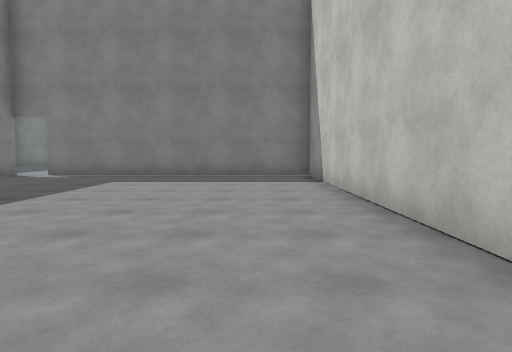
view 1 (above)

24 first-person views from a walk through a Unity game level. The camera is 1.3 m above the floor, tilts 4° down and sees 75° across. The floor is counted in squares, 2 m on a side. Each view is taken from the middle of a square. On the plan, view 1 faces up. The plan holds only what a view shows up to about 10 squares ahead; the rest is blank. The place goes on beyond the plan. The player character is not drawn. Surface patterns are stand-ins for the level's own textures.

view 2
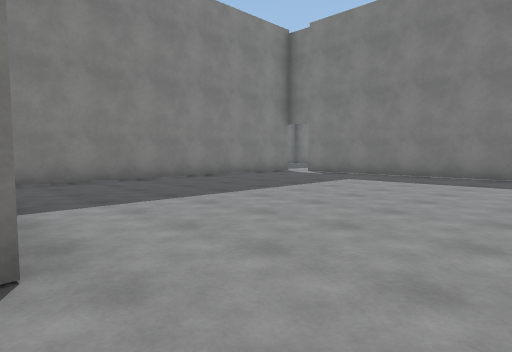

view 3
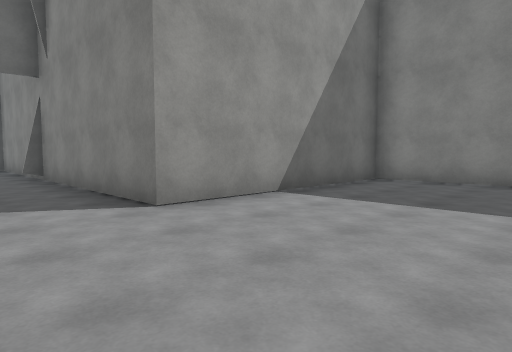

view 4
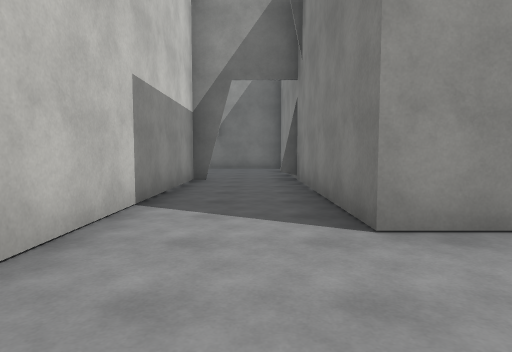

view 5
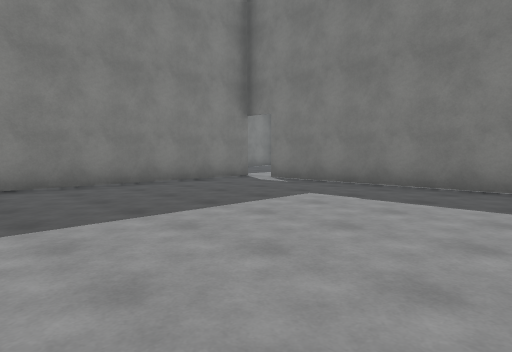

view 6
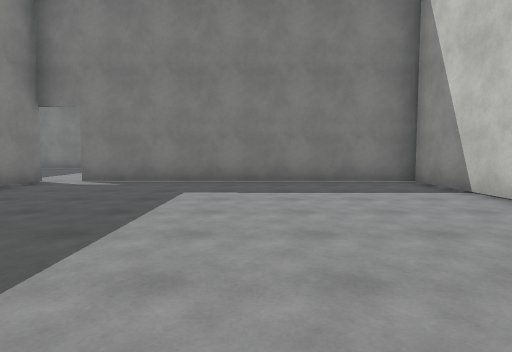

view 7
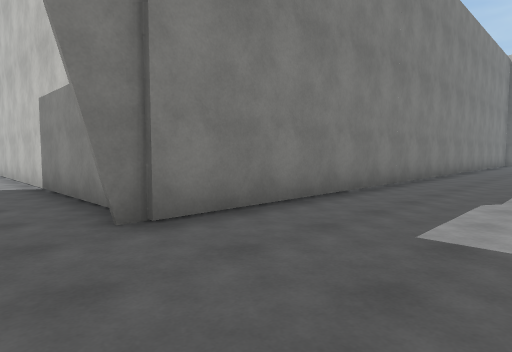

view 8
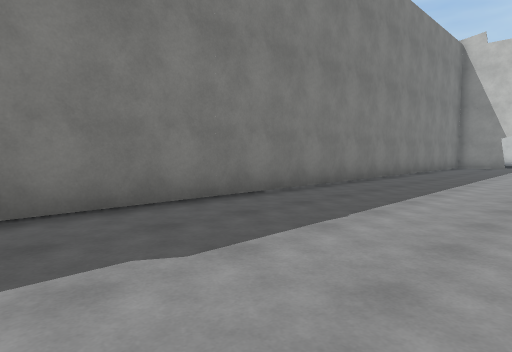

view 9
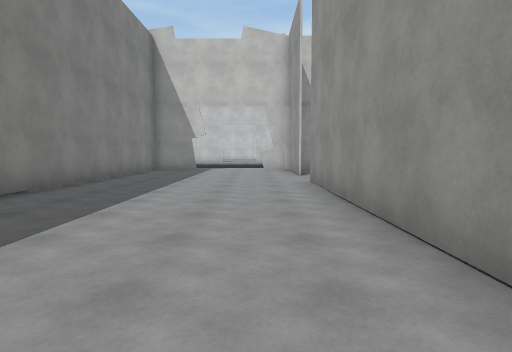

view 10
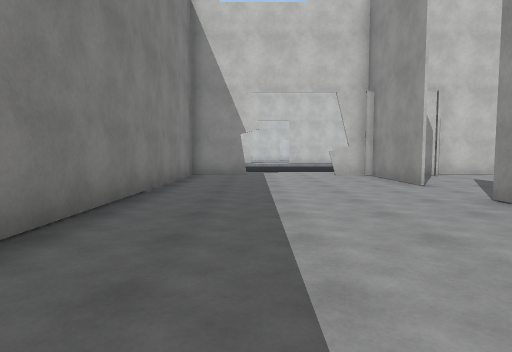

view 11
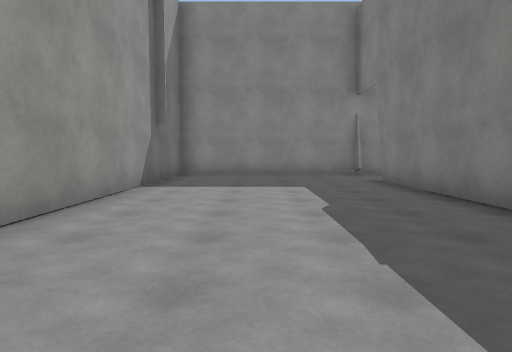

view 12
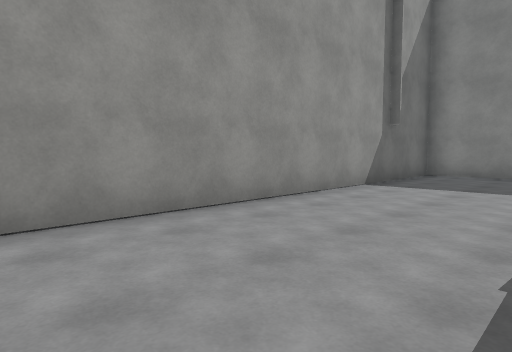

view 13
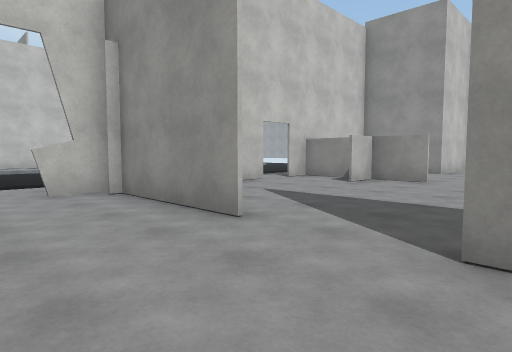

view 14
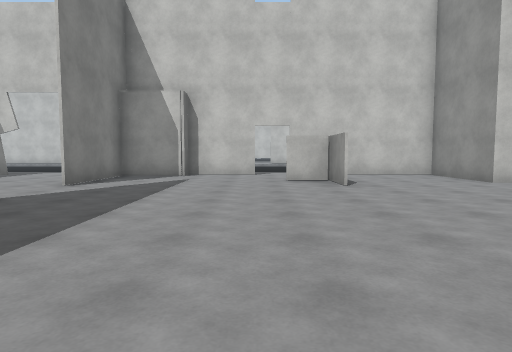

view 15
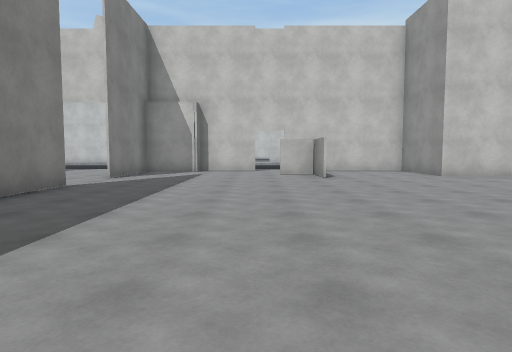

view 16
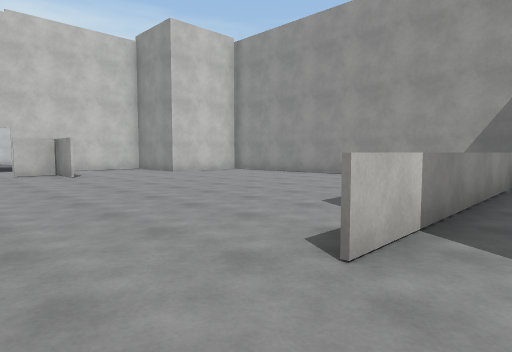

view 17
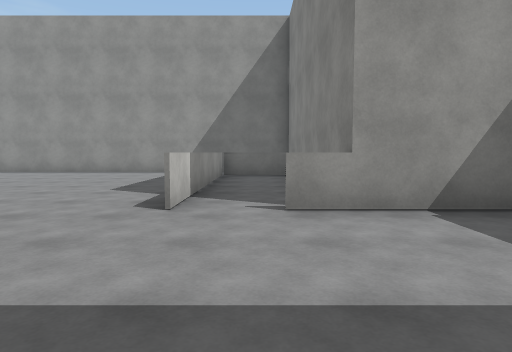

view 18
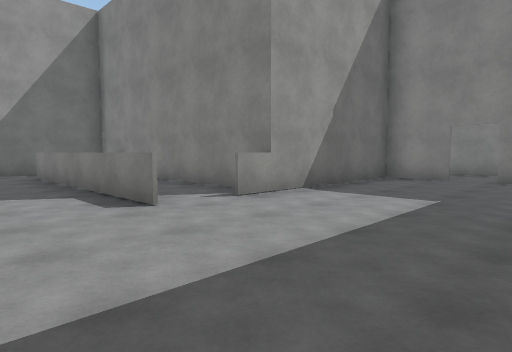

view 19
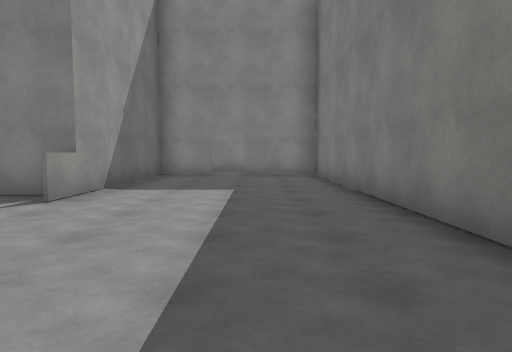

view 20
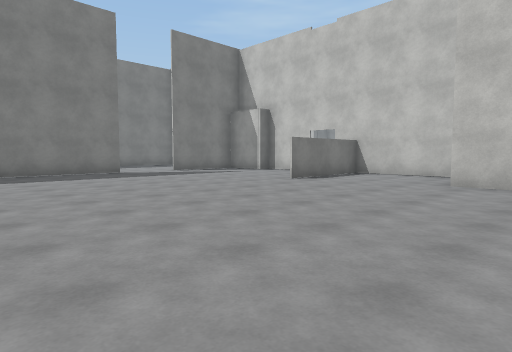

view 21
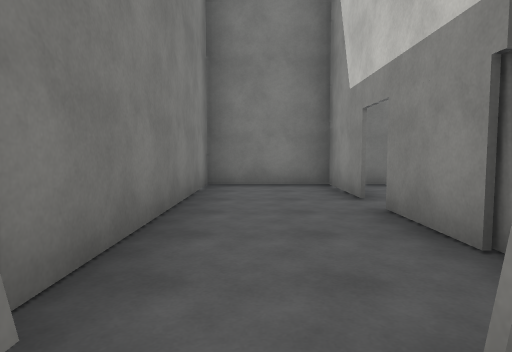

view 22
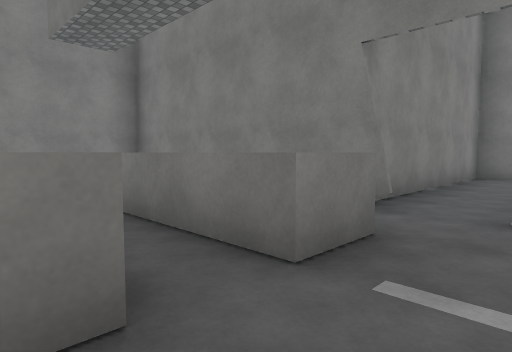

view 23
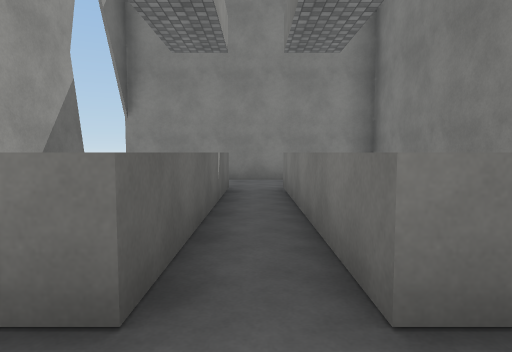

view 24
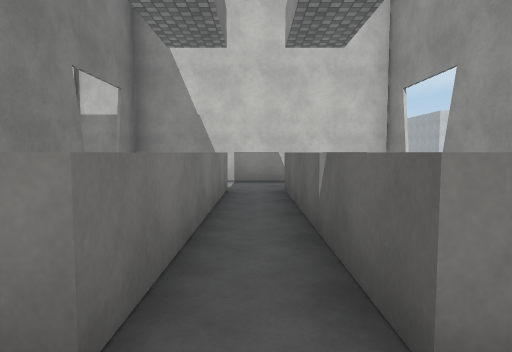

### Floor plan
Key: @ floor where view 1 was taken; # wall or solid block; . floor; ^ raised ledge.
Columns run from 8 left of view 1 to 20 right of it. Each row starts with its distance up from view 1.
 12 ..
 11 ..
 10  ..########
  9  #........#
  8  #........#
  7  #........#
  6  #........#
  5  #........#
  4  #........#
  3  #........#
  2  #........#
  1  #........#
  0  #######@.#
 -1        #..#
 -2        #..#
 -3        #..#
 -4        #..#
 -5        #..###################
 -6        #....................#
 -7        #.....................
 -8        #.....................
 -9        #....................#
-10        ################..####
-11        #..#................##
-12        #..#................##
-13        #....................#
-14        #..#.................#
-15        #..#####.#.........#.#
-16  #######.##   #.#........####
-17  #     ...#   #.#...........#
-18  #.^^^^^^.#   #.#...........#
-19  #........#   #.#.........###
-20  #.^^^^^^.#   ###........##
-21  #        #   #........  #

Where each view was taken, in squares from view 1:
view 1: 0 up, 0 right, facing up
view 2: 0 up, 1 right, facing up-left
view 3: 4 up, 1 right, facing down-left
view 4: 3 up, 0 right, facing down
view 5: 3 up, 0 right, facing up-left
view 6: 2 up, 2 left, facing up
view 7: 8 down, 0 right, facing up-right
view 8: 9 down, 4 right, facing up-right
view 9: 9 down, 7 right, facing right
view 10: 7 down, 10 right, facing right
view 11: 8 down, 9 right, facing left
view 12: 7 down, 9 right, facing down-left
view 13: 8 down, 14 right, facing down-right
view 14: 14 down, 10 right, facing right
view 15: 14 down, 8 right, facing right
view 16: 13 down, 7 right, facing down-right
view 17: 11 down, 7 right, facing down
view 18: 11 down, 10 right, facing down-left
view 19: 12 down, 11 right, facing left
view 20: 21 down, 10 right, facing up-right
view 21: 17 down, 0 right, facing up
view 22: 20 down, 1 right, facing up-left
view 23: 19 down, 1 right, facing left
view 24: 19 down, 6 left, facing right
